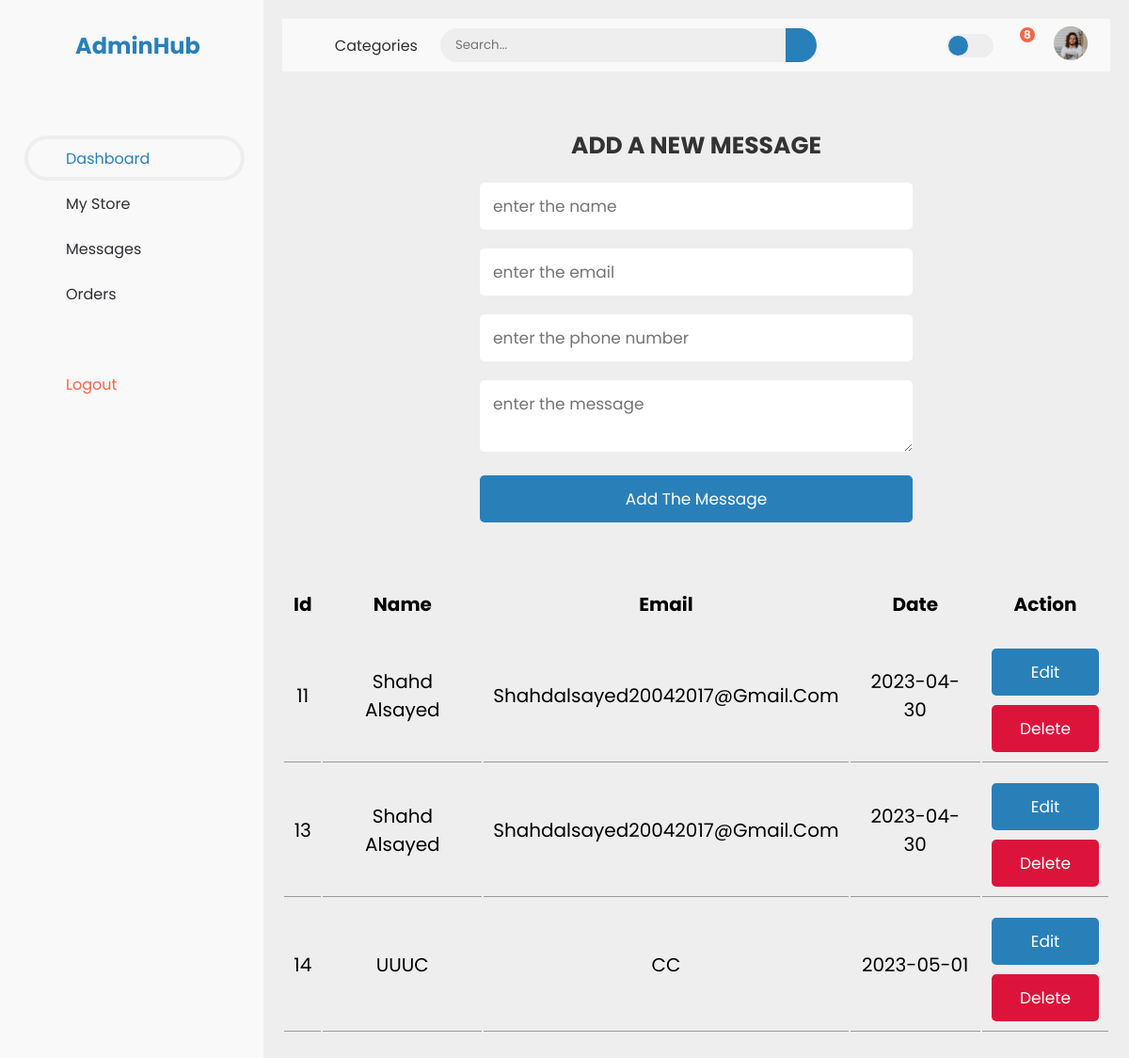
The page /admin/messages.php (signed in) on the database its author committed.
### tables this page shows
CREATE TABLE `messages` (
  `id` int(100) NOT NULL,
  `name` varchar(100) NOT NULL,
  `email` varchar(100) NOT NULL,
  `number` varchar(12) NOT NULL,
  `messages` varchar(500) NOT NULL,
  `date` date NOT NULL
);

### admin/messages.php (the view, shortened to what this page needs)
<?php
	include 'functions.php';
    ?>
<!DOCTYPE html>
<html lang="en">
<head>
	<link href='/public/css/boxicons.min.css' rel='stylesheet'>
	<link rel="stylesheet" href="../public/css/admin.css">
	<link rel="stylesheet" href="../public/css/mystore.css">
</head>
<body>
	<section id="sidebar">
		<a href="#" class="brand">
			<i class='bx bxs-smile'></i>
			<span class="text">AdminHub</span>
		</a>
		<ul class="side-menu top">
			<li class="active">
				<a href="index.php">
					<i class='bx bxs-dashboard' ></i>
					<span class="text">Dashboard</span>
				</a>
			</li>
			<li>
				<a href="mystore.php">
					<i class='bx bxs-shopping-bag-alt' ></i>
					<span class="text">My Store</span>
				</a>
			</li>
			<li>
				<a href="messages.php">
					<i class='bx bxs-message-dots' ></i>
					<span class="text">Messages</span>
				</a>
			</li>
			<li>
				<a href="orders.php">
					<i class='bx bxs-group' ></i>
					<span class="text">Orders</span>
				</a>
			</li>
		</ul>
		<ul class="side-menu">
			<li>
				<a href="/logout.php" class="logout">
					<i class='bx bxs-log-out-circle' ></i>
					<span class="text">Logout</span>
				</a>
			</li>
		</ul>
	</section>
	<section id="content">
		<nav>
			<i class='bx bx-menu' ></i>
			<a href="#" class="nav-link">Categories</a>
			<form action="#">
				<div class="form-input">
					<input type="search" placeholder="Search...">
					<button type="submit" class="search-btn"><i class='bx bx-search' ></i></button>
				</div>
			</form>
			<label for="switch-mode" class="switch-mode"></label>
			<a href="#" class="notification">
				<i class='bx bxs-bell' ></i>
				<span class="num">8</span>
			</a>
			<a href="#" class="profile">
				<img src="../public/imgs/people.png">
			</a>
		</nav>
	<div class="container">
		<section>
			<form action="<?php $_SERVER['PHP_SELF']?>" method="post" class="add-product-form" enctype ="multipart/form-data">
				<h3>Add a new message</h3>
				<input type="text" name="name" placeholder="enter the name" class="box" required>
				<input type="email" name="email" placeholder="enter the email" class="box" required>
				<input type="number" name="number" placeholder="enter the phone number" class="box" required>
				<textarea class="box" name="message" row="3" required placeholder="enter the message"></textarea>
				<input type="submit" value="Add the message" name="add_message" class="btn">
			</form>
		</section>
	</div>
		<?php
		$query = "SELECT * FROM messages";
		$select = $conn->query($query);
		?>
	<div class="product-display">
		<table class="product-display-table">
			<thead>
				<tr>
					<th>Id</th>
					<th>Name</th>
					<th>Email</th>
					<th>Date</th>
					<th colspan="2">action</th>
				</tr>
				<?php
					while($row = $select->fetch(PDO::FETCH_ASSOC)){
				?>
				<tr style="text-align: center;">
					<td><?= $row['id']?></td>
					<td><?php echo $row['name'];?></td>
					<td><?php echo $row['email'];?></td>
					<td><?php echo $row['date'];?></td>
					<td>
						<a href="message_update.php?edit=<?php echo $row['id'];?>" class="btn"><i class="fas fa-edit"></i>edit</a>
						<a href="message_update.php?delete=<?php echo $row['id'];?>" class="btn"><i class="fas fa-trash"></i>delete</a>
					</td>
				</tr>
				<?php };?>
			</thead>
		</table>
	</div>
					</section>
</body>
</html>

### public/css/mystore.css (style rules this page uses)
:root { --blue:#2980b9; --red:tomato; --orange:orange; --black:#333; --white:#fff; --bg-color:#eee; --dark-bg:rgba(0,0,0,.7); --box-shadow:0 .5rem 1rem rgba(0,0,0,.1); --border:.1rem solid #999; }
* { font-family: 'Poppins', sans-serif; margin:0; padding:0; box-sizing: border-box; outline: none; border:none; text-decoration: none; text-transform: capitalize; }
html { font-size: 62.5%; overflow-x: hidden; }
.btn, .option-btn, .delete-btn { display: block; width: 100%; text-align: center; background-color: var(--blue); color:var(--white); font-size: 1.7rem; padding:1.2rem 3rem; border-radius: .5rem; cursor: pointer; margin-top: 1rem; }
.product-display { margin: 2rem 0; overflow-y: scroll; }
.product-display .product-display-table { width:100% }
.product-display .product-display-table thead { padding:1rem; font-size:2rem; background: #eee; }
.product-display .product-display-table th { padding:1rem; font-size:2rem; }
.product-display .product-display-table td { padding:1rem; font-size:2rem; border-bottom: var(--border); }
.product-display .product-display-table .btn:last-child { background: crimson; }
.add-product-form { max-width: 50rem; background-color: var(--bg-color); border-radius: .5rem; padding:2rem; margin:0 auto; margin-top: 2rem; }
.add-product-form h3 { font-size: 2.5rem; margin-bottom: 1rem; color:var(--black); text-transform: uppercase; text-align: center; }
.add-product-form .box { text-transform: none; padding:1.2rem 1.4rem; font-size: 1.7rem; color:var(--black); border-radius: .5rem; background-color: var(--white); margin:1rem 0; width: 100%; }

### rows shown on the page
messages: id "11", name "Shahd Alsayed", email "Shahdalsayed20042017@gmail.com", date "2023-04-30"
messages: id "13", name "Shahd Alsayed", email "Shahdalsayed20042017@gmail.com", date "2023-04-30"
messages: id "14", name "UUUC", email "CC", date "2023-05-01"
